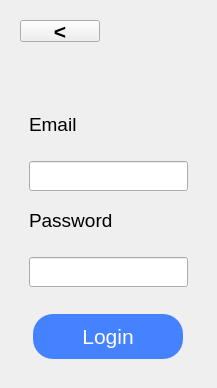
      <widget class="QWidget" name="LoginPage">
       <layout class="QVBoxLayout" name="verticalLayout_53">
        <item alignment="Qt::AlignLeft">
         <widget class="QFrame" name="frame_40">
          <property name="minimumSize">
           <size>
            <width>0</width>
            <height>40</height>
           </size>
          </property>
          <property name="maximumSize">
           <size>
            <width>16777215</width>
            <height>40</height>
           </size>
          </property>
          <property name="frameShape">
           <enum>QFrame::NoFrame</enum>
          </property>
          <property name="frameShadow">
           <enum>QFrame::Raised</enum>
          </property>
          <layout class="QVBoxLayout" name="verticalLayout_45">
           <item>
            <widget class="QPushButton" name="RegisterBack_pushButton_4">
             <property name="font">
              <font>
               <family>Helvetica</family>
               <pointsize>16</pointsize>
               <weight>75</weight>
               <bold>true</bold>
              </font>
             </property>
             <property name="styleSheet">
              <string notr="true">QPushButton {
	border:0xp;
	color: rgb(0, 0, 0);
}

QPushButton:hover {
	color: rgb(76, 175, 255);
}

QPushButton:pressed {
	color: rgb(50, 138, 224);
}</string>
             </property>
             <property name="text">
              <string>&lt;</string>
             </property>
            </widget>
           </item>
          </layout>
         </widget>
        </item>
        <item>
         <widget class="QFrame" name="frame_41">
          <property name="styleSheet">
           <string notr="true">color: rgb(0, 0, 0);</string>
          </property>
          <property name="frameShape">
           <enum>QFrame::NoFrame</enum>
          </property>
          <property name="frameShadow">
           <enum>QFrame::Raised</enum>
          </property>
          <layout class="QVBoxLayout" name="verticalLayout_46" stretch="1,10,6">
           <item alignment="Qt::AlignHCenter">
            <widget class="QFrame" name="frame_42">
             <property name="frameShape">
              <enum>QFrame::NoFrame</enum>
             </property>
             <property name="frameShadow">
              <enum>QFrame::Raised</enum>
             </property>
             <layout class="QVBoxLayout" name="verticalLayout_47">
              <item>
               <widget class="QLabel" name="label_21">
                <property name="maximumSize">
                 <size>
                  <width>140</width>
                  <height>35</height>
                 </size>
                </property>
                <property name="text">
                 <string/>
                </property>
                <property name="pixmap">
                 <pixmap>../Resources/Icons/XPACE_LOGO.png</pixmap>
                </property>
                <property name="scaledContents">
                 <bool>true</bool>
                </property>
               </widget>
              </item>
             </layout>
            </widget>
           </item>
           <item>
            <widget class="QFrame" name="frame_43">
             <property name="font">
              <font>
               <pointsize>16</pointsize>
              </font>
             </property>
             <property name="frameShape">
              <enum>QFrame::NoFrame</enum>
             </property>
             <property name="frameShadow">
              <enum>QFrame::Raised</enum>
             </property>
             <layout class="QVBoxLayout" name="verticalLayout_48">
              <property name="spacing">
               <number>0</number>
              </property>
              <property name="leftMargin">
               <number>0</number>
              </property>
              <property name="topMargin">
               <number>0</number>
              </property>
              <property name="rightMargin">
               <number>0</number>
              </property>
              <property name="bottomMargin">
               <number>0</number>
              </property>
              <item alignment="Qt::AlignBottom">
               <widget class="QFrame" name="frame_44">
                <property name="frameShape">
                 <enum>QFrame::NoFrame</enum>
                </property>
                <property name="frameShadow">
                 <enum>QFrame::Raised</enum>
                </property>
                <layout class="QVBoxLayout" name="verticalLayout_49">
                 <property name="spacing">
                  <number>25</number>
                 </property>
                 <item>
                  <widget class="QLabel" name="label_23">
                   <property name="maximumSize">
                    <size>
                     <width>16777215</width>
                     <height>40</height>
                    </size>
                   </property>
                   <property name="font">
                    <font>
                     <family>Helvetica</family>
                     <pointsize>14</pointsize>
                    </font>
                   </property>
                   <property name="text">
                    <string>Email</string>
                   </property>
                  </widget>
                 </item>
                 <item>
                  <widget class="QLineEdit" name="userLoginEmail_lineEdit">
                   <property name="minimumSize">
                    <size>
                     <width>0</width>
                     <height>30</height>
                    </size>
                   </property>
                   <property name="font">
                    <font>
                     <family>Helvetica</family>
                    </font>
                   </property>
                  </widget>
                 </item>
                </layout>
               </widget>
              </item>
              <item alignment="Qt::AlignBottom">
               <widget class="QFrame" name="frame_45">
                <property name="frameShape">
                 <enum>QFrame::NoFrame</enum>
                </property>
                <property name="frameShadow">
                 <enum>QFrame::Raised</enum>
                </property>
                <layout class="QVBoxLayout" name="verticalLayout_50">
                 <property name="spacing">
                  <number>25</number>
                 </property>
                 <item>
                  <widget class="QLabel" name="label_24">
                   <property name="maximumSize">
                    <size>
                     <width>16777215</width>
                     <height>40</height>
                    </size>
                   </property>
                   <property name="font">
                    <font>
                     <family>Helvetica</family>
                     <pointsize>14</pointsize>
                    </font>
                   </property>
                   <property name="text">
                    <string>Password</string>
                   </property>
                  </widget>
                 </item>
                 <item>
                  <widget class="QLineEdit" name="userLoginPassword_lineEdit">
                   <property name="minimumSize">
                    <size>
                     <width>0</width>
                     <height>30</height>
                    </size>
                   </property>
                   <property name="font">
                    <font>
                     <family>Helvetica</family>
                     <pointsize>13</pointsize>
                    </font>
                   </property>
                   <property name="echoMode">
                    <enum>QLineEdit::PasswordEchoOnEdit</enum>
                   </property>
                  </widget>
                 </item>
                </layout>
               </widget>
              </item>
             </layout>
            </widget>
           </item>
           <item alignment="Qt::AlignHCenter|Qt::AlignBottom">
            <widget class="QFrame" name="frame_47">
             <property name="frameShape">
              <enum>QFrame::NoFrame</enum>
             </property>
             <property name="frameShadow">
              <enum>QFrame::Raised</enum>
             </property>
             <layout class="QVBoxLayout" name="verticalLayout_52">
              <property name="topMargin">
               <number>12</number>
              </property>
              <item>
               <widget class="QPushButton" name="userLogin_pushButton">
                <property name="minimumSize">
                 <size>
                  <width>150</width>
                  <height>45</height>
                 </size>
                </property>
                <property name="maximumSize">
                 <size>
                  <width>152</width>
                  <height>47</height>
                 </size>
                </property>
                <property name="font">
                 <font>
                  <family>Helvetica</family>
                  <pointsize>16</pointsize>
                 </font>
                </property>
                <property name="styleSheet">
                 <string notr="true">QPushButton {
	color: rgb(254, 253, 255);
	background-color: #4482FF;
	border-radius: 20px;
}

QPushButton:hover {
	background-color: rgb(76, 175, 255);
}

QPushButton:pressed {
	background-color: rgb(50, 138, 224);
}</string>
                </property>
                <property name="text">
                 <string>Login</string>
                </property>
               </widget>
              </item>
             </layout>
            </widget>
           </item>
          </layout>
         </widget>
        </item>
       </layout>
      </widget>
